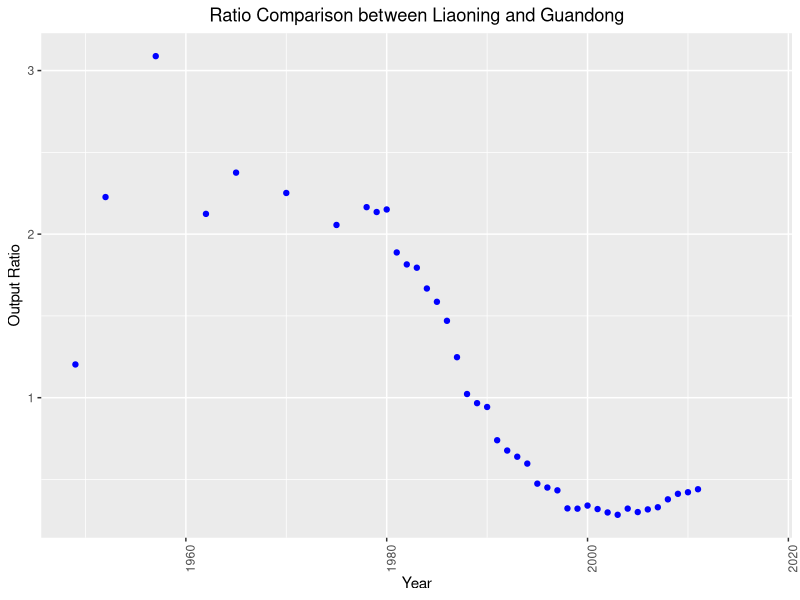
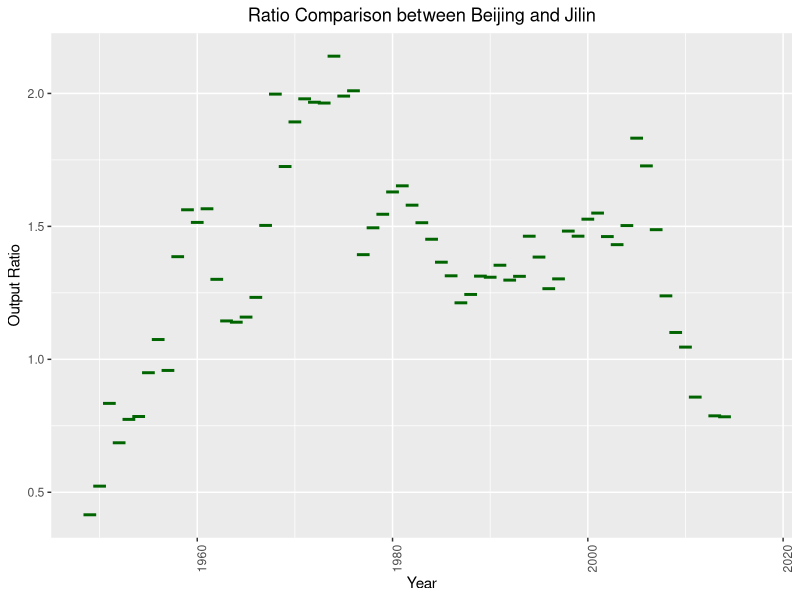
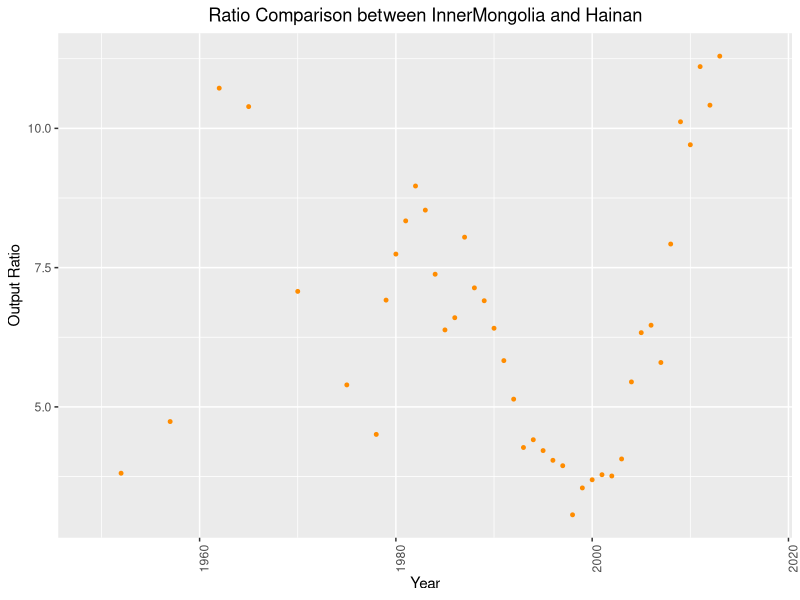
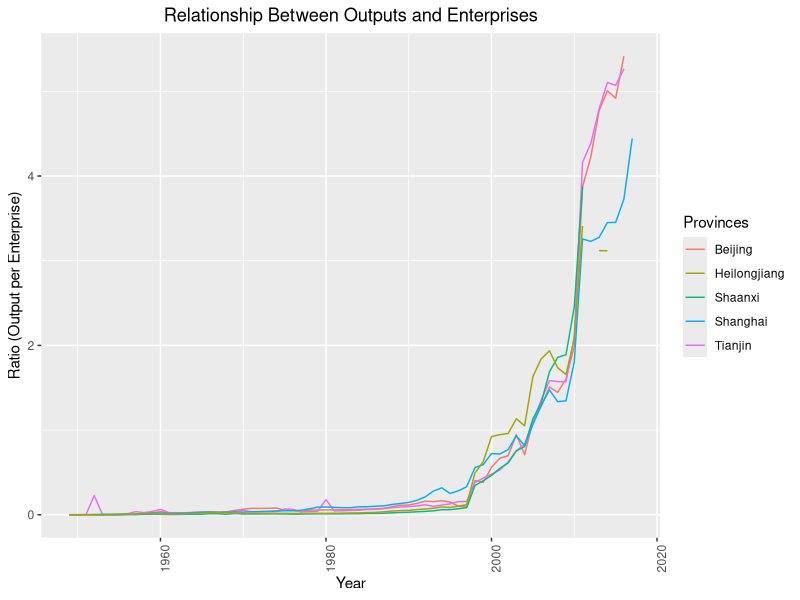

Recreate these plots in R, in order.
library(tidyverse)
library(ggplot2)

# file
data <- read.csv("China_EO_49to17.csv",fileEncoding = "latin1")
data <- as_tibble(data)

Year <- seq(from=1949, to=2017)
data$Year <- Year

# Returns a dataframe with the calculated output ratio of the
# two specified columns. We did not modify or remove the NA values 
# during the calculation portion as we believe that there may be a loss
# in data and may impact the analysis negatively. 
produce_ratios <- function(col1, col2) {
  # Create a data frame that contains the calculate the ratios.
  results <- data.frame(data$Year, data[[col1]], data[[col2]], data[[col1]] / data[[col2]])

  # Rename the column names
  colnames(results) <- c("Year", col1, col2, "Ratios")
  return(results)
}

# Ploting interesting comparisons
out1 <- produce_ratios("Liaoning_Output","Guangdong_Output")
out2 <- produce_ratios("Beijing_Output", "Jilin_Output")
out3 <- produce_ratios("InnerMongolia_Output","Hainan_Output")

## Creates a plot of the comparison between Liaoning and Guandong
ggplot(data=out1, aes(x=Year, y=Ratios)) +
  geom_point(color="Blue") +
  xlab("Year") +
  ylab("Output Ratio") +
  ggtitle("Ratio Comparison between Liaoning and Guandong") +
  theme(plot.title = element_text(hjust=.5), axis.text.x = element_text(angle = 90, hjust=1))

## Creates a plot of the comparison between Beijing and Jilin
ggplot(data=out2, aes(x=Year, y=Ratios)) +
  geom_tile(color="DarkGreen", size=1) +
  xlab("Year") +
  ylab("Output Ratio") +
  ggtitle("Ratio Comparison between Beijing and Jilin") +
  theme(plot.title = element_text(hjust=.5), axis.text.x = element_text(angle = 90, hjust=1))

## Creates a plot of the comparison between InnerMongolia and Hainan
ggplot(data=out3, aes(x=Year, y=Ratios)) +
  geom_point(color="DarkOrange", size=1) +
  xlab("Year") +
  ylab("Output Ratio") +
  ggtitle("Ratio Comparison between InnerMongolia and Hainan") +
  theme(plot.title = element_text(hjust=.5), axis.text.x = element_text(angle = 90, hjust=1))

# Step 2

# Step 3
## Selected several provinces to analyze
six_prov <- data %>%
  select(Year, Beijing_Enterprise, Beijing_Output, Tianjin_Enterprise, Tianjin_Output,
        Shaanxi_Enterprise, Shaanxi_Output, Shanghai_Enterprise, Shanghai_Output, Heilongjiang_Enterprise, Heilongjiang_Output)

## Create a new dataframe consisting of ratios
ratios <- data.frame(data$Year)
colnames(ratios) <- c("Year")

# Utilizing a counter in a while loop to calculate all 4 ratios for 4 different provinces
i <- 2
while(i <= 10) {
  temp_df <- produce_ratios(colnames(six_prov)[i + 1], colnames(six_prov)[i])
  
  # New column name
  name <- gsub("_\\w+","_Ratios", colnames(six_prov)[i])
  ratios[[name]] <- temp_df$Ratios
  
  # Increase the counter
  i <- i + 2
}

ggplot(data=ratios, aes(x=Year)) +
  geom_line(aes(y=Beijing_Ratios, colour="Beijing")) +
  geom_line(aes(y=Tianjin_Ratios, colour="Tianjin")) +
  geom_line(aes(y=Shaanxi_Ratios, colour="Shaanxi")) +
  geom_line(aes(y=Shanghai_Ratios, colour="Shanghai")) +
  geom_line(aes(y=Heilongjiang_Ratios, colour="Heilongjiang")) +
  xlab("Year") +
  ylab("Ratio (Output per Enterprise)") +
  labs(color="Provinces") +
  ggtitle("Relationship Between Outputs and Enterprises") +
  theme(plot.title = element_text(hjust=.5), axis.text.x = element_text(angle = 90, hjust=1),legend.box = "horizontal")

### Summarize
# Our team noticed that over time the price per enterprise was consistent until it drastically increased around 1997. Similarly, the 
# plot shows that all five provinces increase at a similar rate. However, around 2010 Shanghai showed a large drop in price per
# enterprise in contrast to the trend that Beijing and Tianjin exhibited. Conversely, both Heilongjiang and Shanghai showed an interesting
# occurence since both province's trend just stopped around the 2010. Overall, our team noticed that over time all five province's price per
# enterprise was consistent until 2010 where the ratios started to differ.
